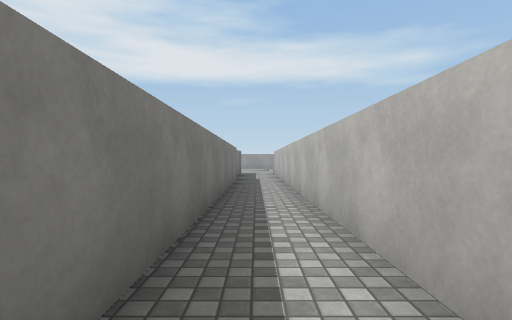
view 1 (above)

18 first-person views from a walk through a Unity game level. The camera is 1.2 m above the floor, looks level and sees 80° across. The floor is counted in squares, 2 m on a side. Each view is taken from the middle of a square. On the plan, view 1 faces up. The plan holds only what a view shows up to about 9 squares ahead; the rest is blank. The player character is not drawn. Some animated figures are left out. Door leaves are left out, so doorways stand open. Surface patterns are stand-ins for the level's own textures.

view 2
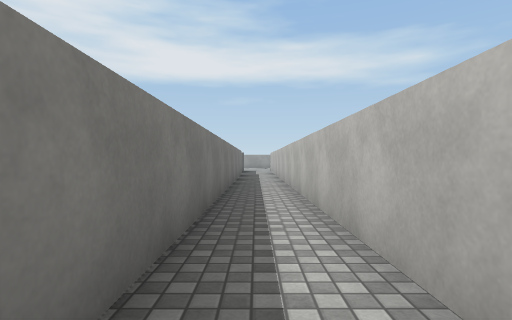

view 3
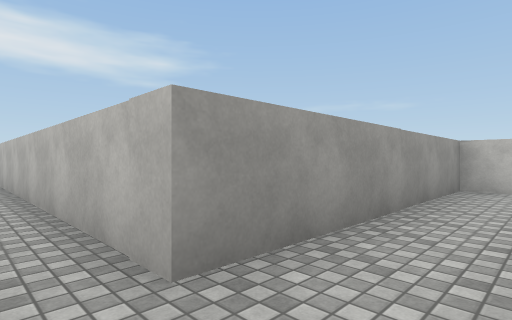

view 4
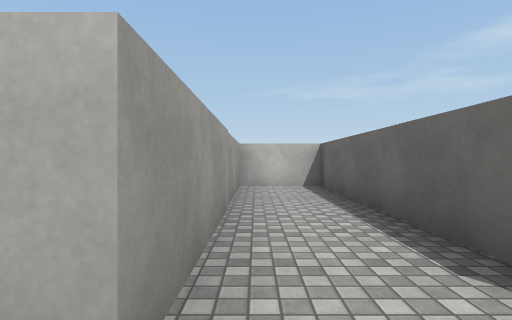

view 5
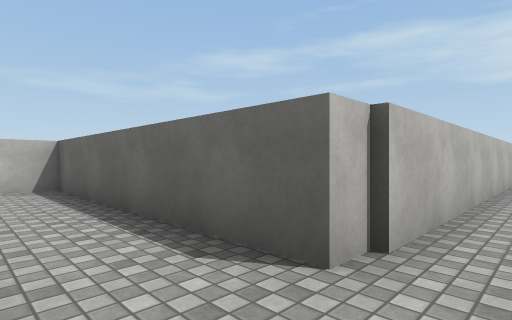

view 6
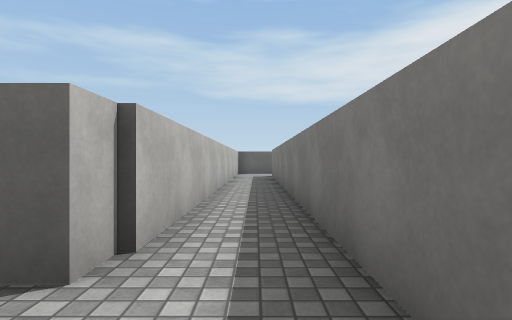

view 7
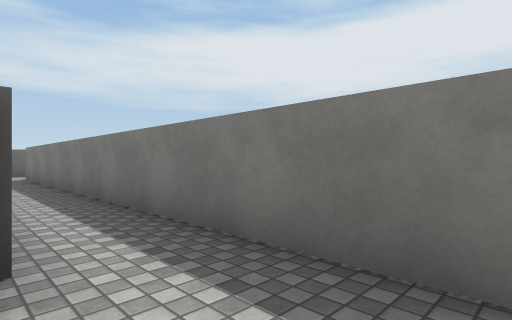

view 8
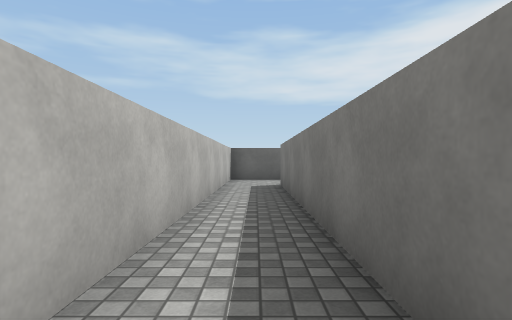

view 9
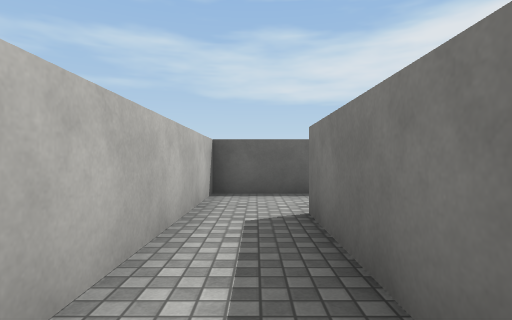

view 10
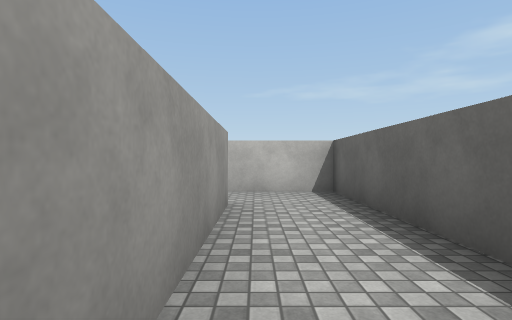

view 11
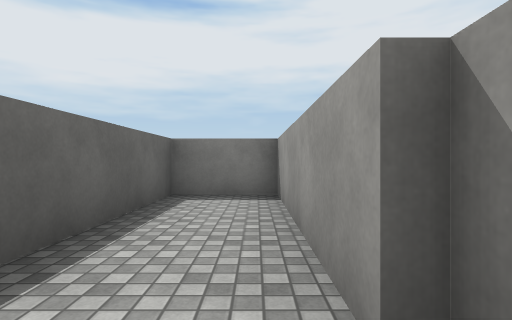

view 12
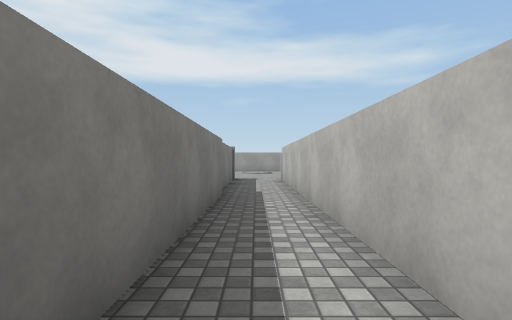

view 13
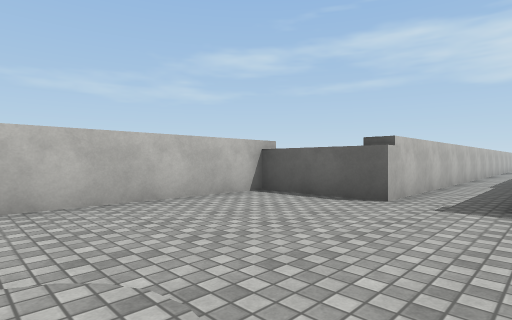

view 14
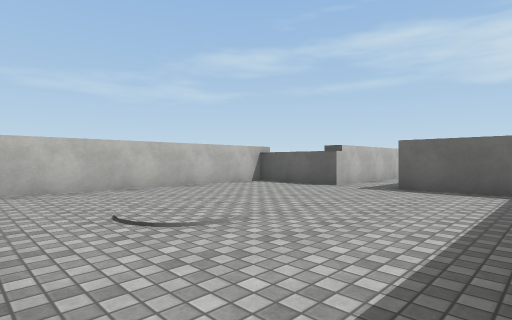

view 15
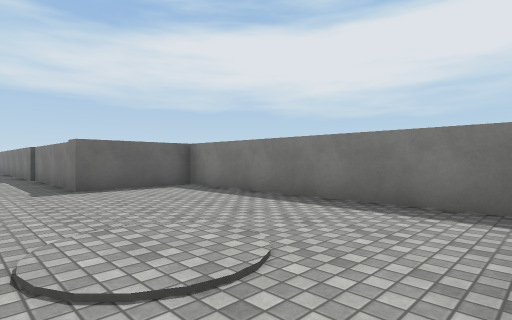

view 16
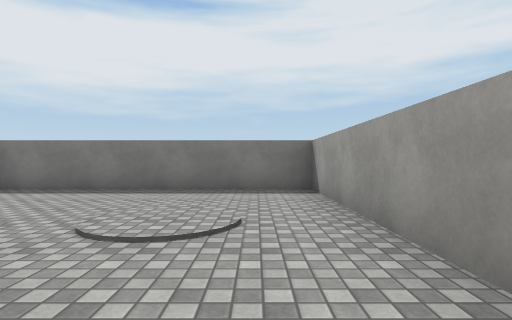

view 17
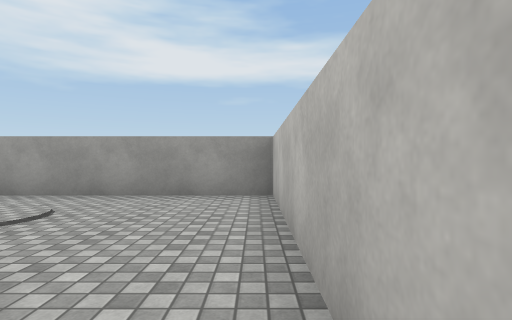

view 18
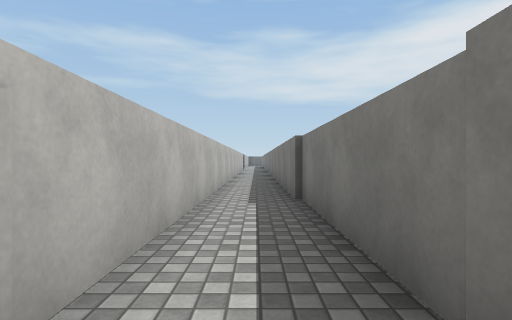

### Floor plan
Points are (right, up) in squares from view 1. A wall is a line through its corners. A room is listed if a view was taken in it or the views show most of it. See-through windows are left out.
Room 1 (views 1, 12)
walls: (0.8, -2) (0.8, 6.5); (-0.6, 6.5) (-0.6, -2.4)
ways out: open door at (0.5, -2) to room 2; open door at (0, 6.2) to room 5
Room 2 (views 2, 3, 4, 5, 6, 7, 8)
walls: (-0.6, -5.1) (-0.6, -10.1); (0.8, -10) (0.8, -6.5) (6.9, -6.5) (6.9, -4.7) (0.8, -4.7) (0.8, -2)
ways out: open door at (0.5, -2) to room 1; open door at (0.5, -10) to room 3
Room 3 (views 9, 11)
walls: (-0.6, -10.1) (-0.6, -16.5); (-0.9, -18.5) (0.8, -18.5) (0.8, -10)
ways out: open door at (0.5, -10) to room 2; open door at (-1.3, -17.7) to room 4
Room 4 (view 10)
walls: (-0.9, -16.6) (-5.3, -16.6) (-5.3, -18.5) (-0.9, -18.5)
ways out: open door at (-1.3, -17.7) to room 3
Room 5 (views 13, 14, 15, 16, 17, 18)
walls: (0.8, 13.2) (1.4, 13.2); (3.3, 13.1) (3.3, 19.9); (3.4, 20.1) (-3.2, 20.1) (-3.2, 13.5) (-0.6, 13.5) (-0.6, 6.5); (0.8, 6.5) (0.8, 13.5) (3.4, 13.5)
ways out: open door at (0, 6.2) to room 1

Where each view was taken, in squares from view 1:
view 1: 0 up, 0 right, facing up
view 2: 3 down, 0 right, facing up
view 3: 6 down, 0 right, facing up-right
view 4: 5 down, 0 right, facing right
view 5: 5 down, 0 right, facing down-right
view 6: 5 down, 0 right, facing down
view 7: 5 down, 1 right, facing down-left
view 8: 9 down, 0 right, facing down
view 9: 13 down, 0 right, facing down
view 10: 17 down, 5 left, facing right
view 11: 17 down, 0 right, facing left
view 12: 4 up, 0 right, facing up
view 13: 18 up, 1 left, facing down-right
view 14: 20 up, 3 left, facing down-right
view 15: 20 up, 1 right, facing down-left
view 16: 19 up, 3 right, facing left
view 17: 15 up, 3 right, facing up
view 18: 14 up, 0 right, facing down
